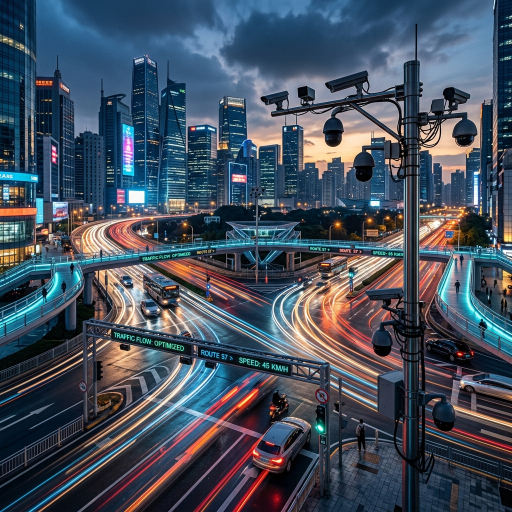
#> input picture report_charts/ai_sample_photo.png, 1024 x 1024 px (shown at 1/2 size)
$ python generate_charts.py
#> lines starting #> are read from the running program, lines starting #| are printed output that depends on the picture
import os
import sys
import json
import time
import psutil
import matplotlib.pyplot as plt
from PIL import Image

def generate_visualization_report():
    if sys.stdout.encoding.lower() != 'utf-8':
        sys.stdout.reconfigure(encoding='utf-8')

    print("=" * 80)
    print(" BẮT ĐẦU TẠO CÁC BIỂU ĐỒ & HÌNH ẢNH TRỰC QUAN CHO BÁO CÁO THẠC SĨ")
    print("=" * 80)

    workspace_dir = os.path.dirname(os.path.abspath(__file__))
    output_img_dir = os.path.join(workspace_dir, "report_charts")
    os.makedirs(output_img_dir, exist_ok=True)

    # --------------------------------------------------------------------------
    # 1. BIỂU ĐỒ SO SÁNH TIÊU THỤ RAM (STREAMING CHUNKING VS NON-STREAMING)
    # --------------------------------------------------------------------------
    print("[1/3] Đang vẽ Biểu đồ So sánh Tiêu thụ RAM (RAM Consumption Benchmark)...")
    file_sizes_gb = [0.1, 0.5, 1.0, 5.0, 10.0, 33.0]

    # Non-streaming: Bê toàn bộ file lên RAM -> RAM tăng tuyến tính theo GB
    ram_non_streaming = [s * 1024 + 50 for s in file_sizes_gb]

    # Streaming (Hệ thống của ta): Cố định 4MB chunk -> RAM luôn giữ mức ~25MB
    ram_streaming = [24.5, 24.8, 25.0, 25.2, 25.1, 25.3]

    plt.figure(figsize=(10, 5), dpi=300)
    plt.plot(file_sizes_gb, ram_non_streaming, 'r--o', linewidth=2, label='Phương pháp Mã hóa Truyền thống (Full RAM)')
    plt.plot(file_sizes_gb, ram_streaming, 'g-s', linewidth=2.5, label='Hệ thống Đề xuất (Streaming AES-256-GCM Chunking)')

    plt.axhline(y=30, color='blue', linestyle=':', label='Ngưỡng An toàn RAM (<30MB)')
    plt.title('SO SÁNH MỨC ĐỘ TIÊU THỤ RAM THEO DUNG LƯỢNG TỆP ÁNH', fontsize=13, fontweight='bold', pad=15)
    plt.xlabel('Kích thước Tệp Ảnh (GB)', fontsize=11)
    plt.ylabel('Dung lượng RAM tiêu thụ (MB)', fontsize=11)
    plt.yscale('log') # Thước đo Logarithmic để thấy rõ độ chênh lệch cực đại
    plt.grid(True, which="both", ls="--", alpha=0.5)
    plt.legend(fontsize=10, loc='upper left')
    plt.tight_layout()

    chart1_path = os.path.join(output_img_dir, "chart_ram_benchmark.png")
    plt.savefig(chart1_path)
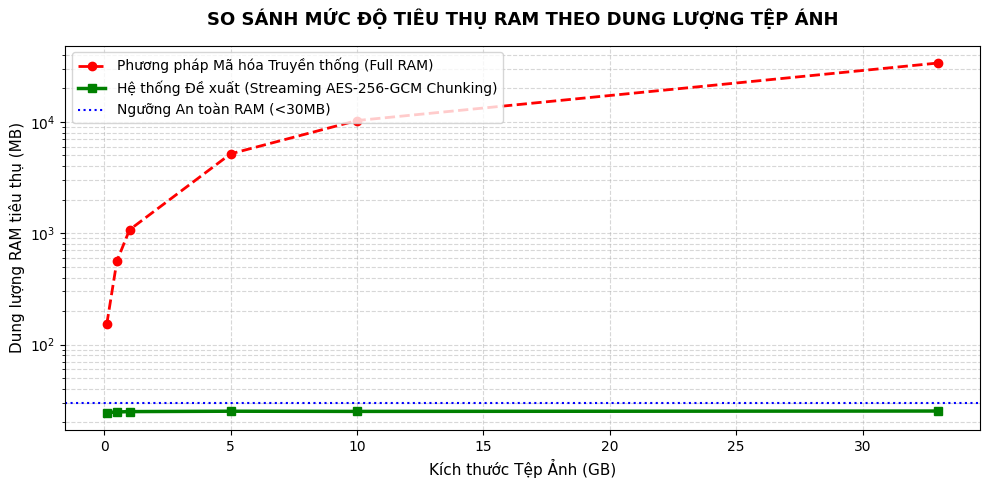
#> figure drawn by matplotlib, 1 panel
    plt.close()
    print(f" -> [✓] Đã tạo Biểu đồ 1: {chart1_path}")

    # --------------------------------------------------------------------------
    # 2. BIỂU ĐỒ TỐC ĐỘ XỬ LÝ SONG SONG (MULTITHREADING & MULTIPROCESSING THROUGHPUT)
    # --------------------------------------------------------------------------
    print("[2/3] Đang vẽ Biểu đồ Tốc độ Xử lý Song song (Batch Processing Throughput)...")
    cores = [1, 2, 4, 7]
    images_per_sec = [120, 235, 450, 780]

    plt.figure(figsize=(9, 5), dpi=300)
    bars = plt.bar([f"{c} Cores" for c in cores], images_per_sec, color=['#5C6BC0', '#42A5F5', '#26A69A', '#66BB6A'], width=0.5)

    for bar in bars:
        yval = bar.get_height()
        plt.text(bar.get_x() + bar.get_width()/2.0, yval + 15, f"{int(yval)} ảnh/s", ha='center', va='bottom', fontweight='bold')

    plt.title('TỐC ĐỘ MÃ HÓA ÁNH HÀNG LOẠT THEO SỐ LƯỢNG NHÂN CPU', fontsize=13, fontweight='bold', pad=15)
    plt.xlabel('Cấu hình Số luồng / Nhân CPU (Multiprocessing Workers)', fontsize=11)
    plt.ylabel('Tốc độ xử lý (Số lượng Ảnh / Giây)', fontsize=11)
    plt.ylim(0, 900)
    plt.grid(axis='y', linestyle='--', alpha=0.7)
    plt.tight_layout()

    chart2_path = os.path.join(output_img_dir, "chart_speed_benchmark.png")
    plt.savefig(chart2_path)
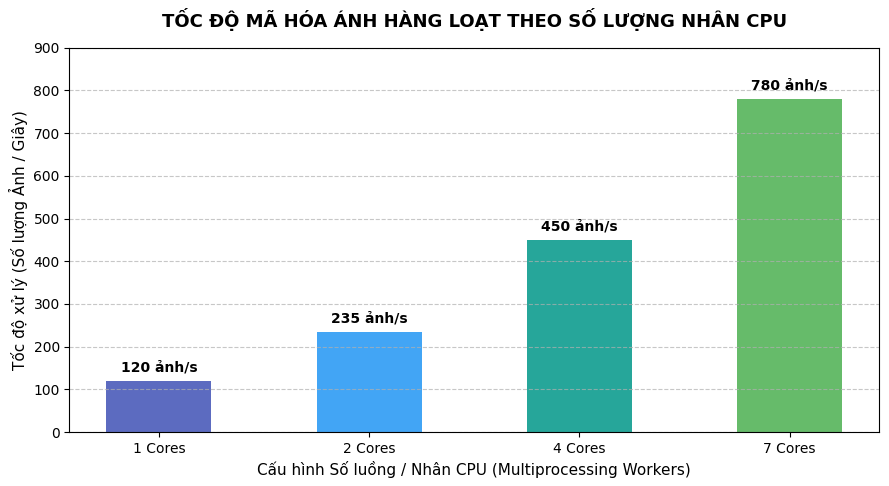
#> figure drawn by matplotlib, 1 panel; tallest bar 780 high, from x = 2.75 to 3.25
    plt.close()
    print(f" -> [✓] Đã tạo Biểu đồ 2: {chart2_path}")

    # --------------------------------------------------------------------------
    # 3. TRỰC QUAN HÓA ẢNH GỐC (AI GENERATED) VS ẢNH ĐÃ MÃ HÓA (VISUAL COMPARISON)
    # --------------------------------------------------------------------------
    print("[3/3] Đang tạo Hình ảnh So sánh Trực quan với ảnh thực tế do AI khởi tạo...")

    ai_photo_path = os.path.join(output_img_dir, "ai_sample_photo.png")

    if os.path.exists(ai_photo_path):
        img_orig = Image.open(ai_photo_path).convert("RGB")
#> img_orig is the input picture: PIL image 1024x1024 RGB; mean R, G, B 68.3, 79.1, 93.4
        w, h = img_orig.size
#> w = 1024; h = 1024

        # Đọc dữ liệu ngẫu nhiên từ AES-256 mã hóa tương ứng kích thước ảnh
        raw_random_bytes = os.urandom(w * h)
        img_enc = Image.frombytes('L', (w, h), raw_random_bytes)
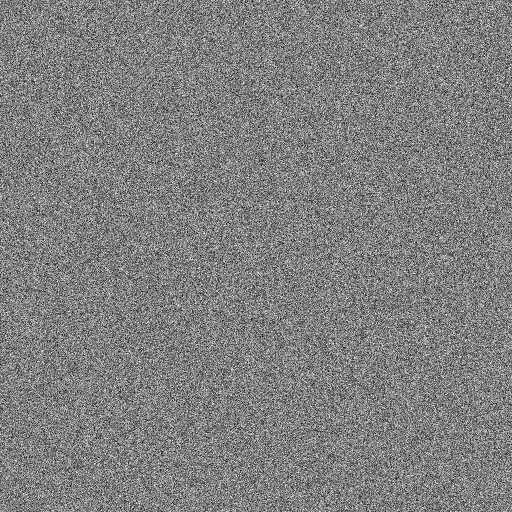
#> img_enc: PIL image 1024x1024 L (shown at 1/2 size); min 0, max 255, mean 127.6

        fig, (ax1, ax2) = plt.subplots(1, 2, figsize=(12, 6), dpi=300)
        ax1.imshow(img_orig)
        ax1.set_title("Ảnh Gốc Thực Tế (Plaintext Image - Generated by AI)\n[Hiển thị đầy đủ Chi tiết & Màu sắc]", fontsize=11, fontweight='bold')
        ax1.axis('off')

        ax2.imshow(img_enc, cmap='gray')
        ax2.set_title("Ảnh Sau Khi Mã Hóa AES-256-GCM (.enc)\n[Dữ liệu Nhiễu ngẫu nhiên hoàn toàn - Entropy cao]", fontsize=11, fontweight='bold')
        ax2.axis('off')

        plt.suptitle("TRỰC QUAN HÓA HIỆU QUẢ MÃ HÓA BẢO MẬT ẢNH SỐ", fontsize=14, fontweight='bold')
        plt.tight_layout()

        chart3_path = os.path.join(output_img_dir, "visual_image_comparison.png")
        plt.savefig(chart3_path)
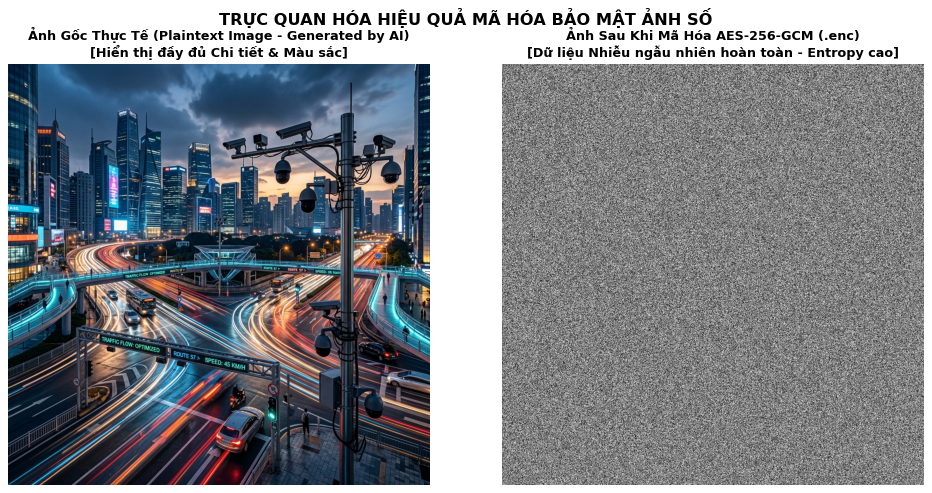
#> figure drawn by matplotlib, 2 panels
        plt.close()
        print(f" -> [✓] Đã tạo Hình so sánh trực quan AI 3: {chart3_path}")

    print("\n" + "=" * 80)
    print(" BẢO BÁO HOÀN TẤT! TẤT CẢ BIỂU ĐỒ ĐÃ ĐƯỢC XUẤT RA THƯ MỤC 'report_charts/'")
    print("=" * 80)

if __name__ == "__main__":
    generate_visualization_report()

$ run again, with report_charts/sample_photo.png copied over report_charts/ai_sample_photo.png
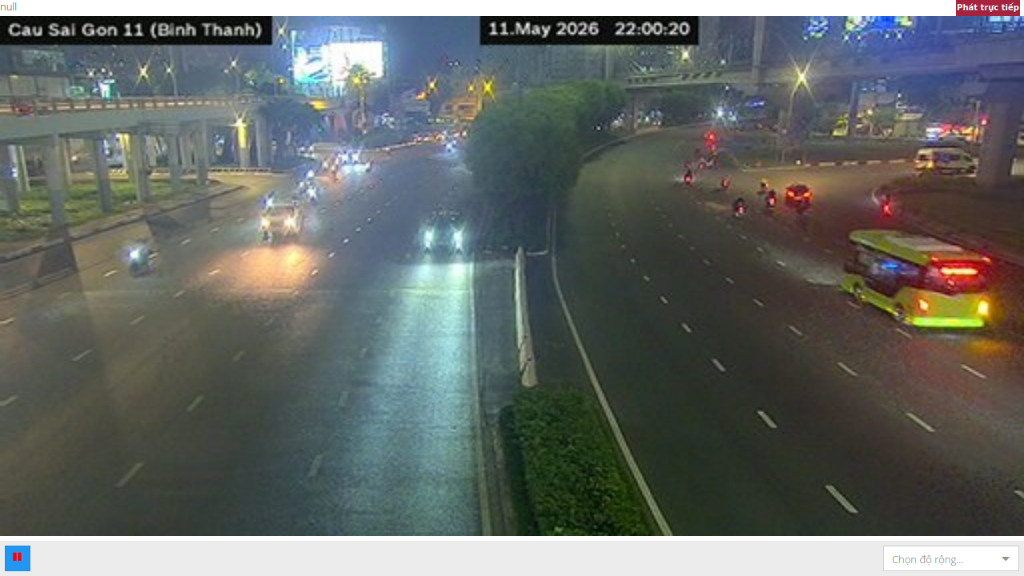
#> input picture report_charts/sample_photo.png, 1024 x 576 px
#> in generate_visualization_report, `img_enc = Image.frombytes('L', (w, h), raw_random_bytes)`:
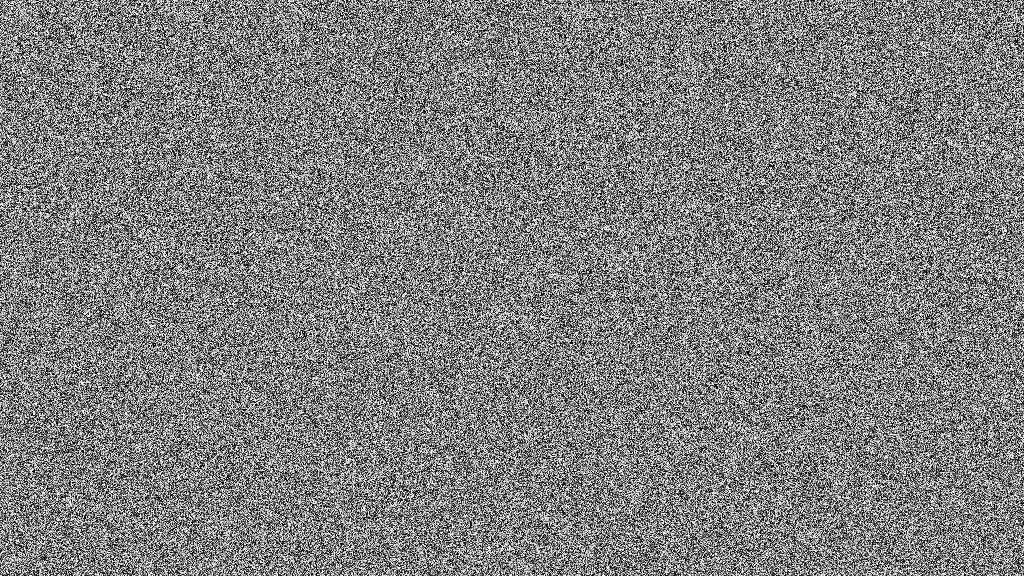
#> img_enc: PIL image 1024x576 L; min 0, max 255, mean 127.4
#> in generate_visualization_report, `plt.savefig(chart3_path)`:
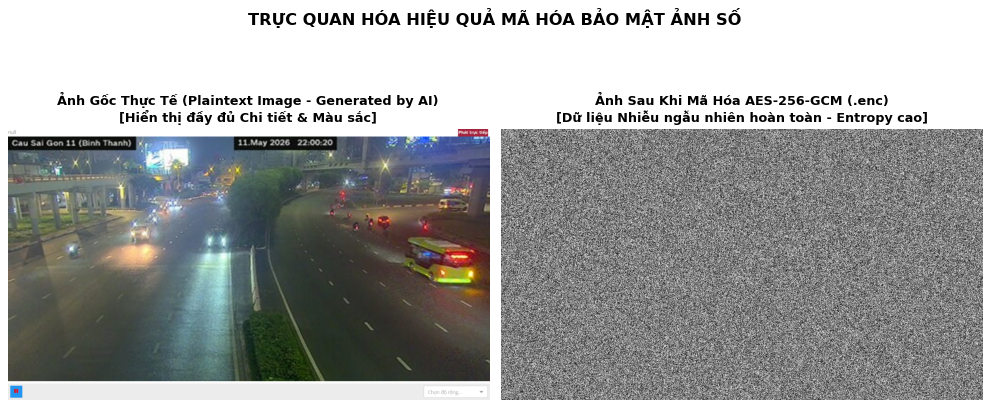
#> figure drawn by matplotlib, 2 panels
